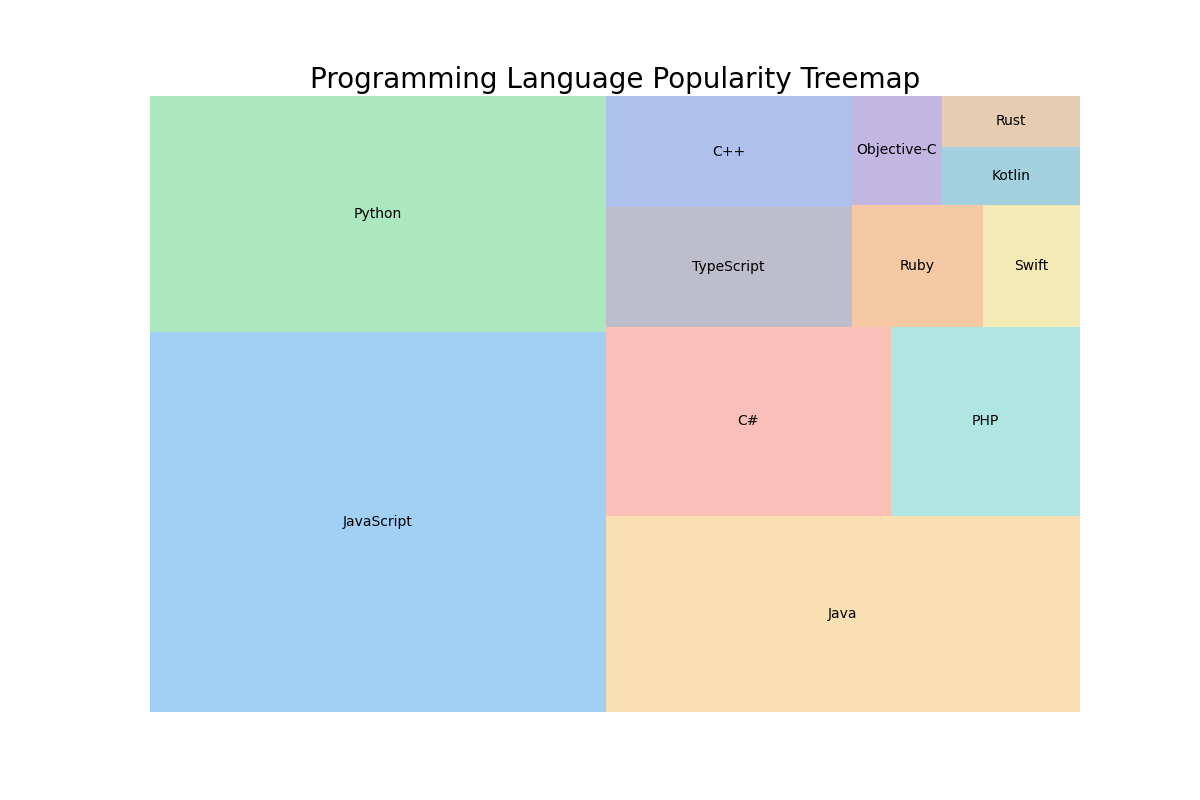

The script that drew this image:

import matplotlib.pyplot as plt
import pandas as pd
import squarify

# Define the dataset
data = {
    'Language': ['JavaScript', 'Python', 'Java', 'C#', 'PHP', 'TypeScript', 
                 'C++', 'Ruby', 'Swift', 'Objective-C', 'Kotlin', 'Rust'],
    'Popularity': [29.91, 18.58, 16.05, 9.34, 6.21, 5.07, 
                   4.74, 2.76, 2.05, 1.69, 1.39, 1.21]
}

df = pd.DataFrame(data)

# Define the color scheme
colors = ['#63b2ee', '#76da91', '#f8cb7f', '#f89588', 
          '#7cd6cf', '#9192ab', '#7898e1', '#efa666', 
          '#eddd86', '#9987ce', '#65b2c9', '#d7ab82']

# Create the figure with specified figure size
fig = plt.figure(figsize=(12, 8))
ax = fig.add_subplot(111, aspect="auto")

# Create a treemap
squarify.plot(sizes=df['Popularity'], label=df['Language'], color=colors, alpha=0.6)

# Set the title of the plot
plt.title('Programming Language Popularity Treemap', fontsize=20)

# Remove the axes
plt.axis('off')

# Show the plot
plt.show()
